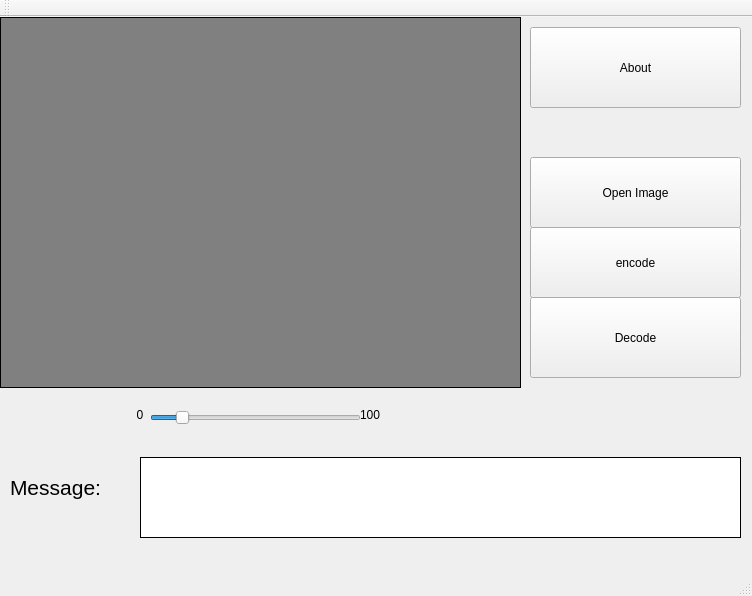
<?xml version="1.0" encoding="UTF-8"?>
<ui version="4.0">
 <class>MainWindow</class>
 <widget class="QMainWindow" name="MainWindow">
  <property name="geometry">
   <rect>
    <x>0</x>
    <y>0</y>
    <width>752</width>
    <height>596</height>
   </rect>
  </property>
  <property name="windowTitle">
   <string>Security Tool kit  Steganaography</string>
  </property>
  <widget class="QWidget" name="centralWidget">
   <widget class="QPushButton" name="openBtn">
    <property name="geometry">
     <rect>
      <x>530</x>
      <y>140</y>
      <width>211</width>
      <height>71</height>
     </rect>
    </property>
    <property name="text">
     <string>Open Image</string>
    </property>
   </widget>
   <widget class="QPushButton" name="pushButton">
    <property name="geometry">
     <rect>
      <x>530</x>
      <y>10</y>
      <width>211</width>
      <height>81</height>
     </rect>
    </property>
    <property name="text">
     <string>About</string>
    </property>
   </widget>
   <widget class="QPushButton" name="pushButton_2">
    <property name="geometry">
     <rect>
      <x>530</x>
      <y>280</y>
      <width>211</width>
      <height>81</height>
     </rect>
    </property>
    <property name="text">
     <string>Decode</string>
    </property>
   </widget>
   <widget class="QPushButton" name="pushButton_3">
    <property name="geometry">
     <rect>
      <x>530</x>
      <y>210</y>
      <width>211</width>
      <height>71</height>
     </rect>
    </property>
    <property name="text">
     <string>encode</string>
    </property>
   </widget>
   <widget class="QPlainTextEdit" name="message">
    <property name="geometry">
     <rect>
      <x>140</x>
      <y>440</y>
      <width>601</width>
      <height>81</height>
     </rect>
    </property>
    <property name="frameShape">
     <enum>QFrame::Box</enum>
    </property>
    <property name="frameShadow">
     <enum>QFrame::Plain</enum>
    </property>
    <property name="plainText">
     <string/>
    </property>
   </widget>
   <widget class="QSlider" name="zoomSlider">
    <property name="enabled">
     <bool>true</bool>
    </property>
    <property name="geometry">
     <rect>
      <x>150</x>
      <y>390</y>
      <width>211</width>
      <height>22</height>
     </rect>
    </property>
    <property name="minimum">
     <number>0</number>
    </property>
    <property name="maximum">
     <number>800</number>
    </property>
    <property name="value">
     <number>100</number>
    </property>
    <property name="orientation">
     <enum>Qt::Horizontal</enum>
    </property>
   </widget>
   <widget class="QGraphicsView" name="modImageView">
    <property name="geometry">
     <rect>
      <x>0</x>
      <y>0</y>
      <width>521</width>
      <height>371</height>
     </rect>
    </property>
    <property name="styleSheet">
     <string notr="true">QGraphicsView { background-color: gray; }</string>
    </property>
    <property name="frameShape">
     <enum>QFrame::Box</enum>
    </property>
    <property name="frameShadow">
     <enum>QFrame::Plain</enum>
    </property>
    <property name="interactive">
     <bool>false</bool>
    </property>
    <property name="dragMode">
     <enum>QGraphicsView::ScrollHandDrag</enum>
    </property>
   </widget>
   <widget class="QLabel" name="label">
    <property name="geometry">
     <rect>
      <x>10</x>
      <y>450</y>
      <width>141</width>
      <height>41</height>
     </rect>
    </property>
    <property name="font">
     <font>
      <pointsize>16</pointsize>
     </font>
    </property>
    <property name="text">
     <string>Message:</string>
    </property>
   </widget>
   <widget class="QLabel" name="label_3">
    <property name="geometry">
     <rect>
      <x>130</x>
      <y>390</y>
      <width>21</width>
      <height>16</height>
     </rect>
    </property>
    <property name="text">
     <string>  0</string>
    </property>
   </widget>
   <widget class="QLabel" name="label_4">
    <property name="geometry">
     <rect>
      <x>360</x>
      <y>390</y>
      <width>55</width>
      <height>16</height>
     </rect>
    </property>
    <property name="text">
     <string>100</string>
    </property>
   </widget>
  </widget>
  <widget class="QMenuBar" name="menuBar">
   <property name="geometry">
    <rect>
     <x>0</x>
     <y>0</y>
     <width>752</width>
     <height>26</height>
    </rect>
   </property>
  </widget>
  <widget class="QToolBar" name="mainToolBar">
   <attribute name="toolBarArea">
    <enum>TopToolBarArea</enum>
   </attribute>
   <attribute name="toolBarBreak">
    <bool>false</bool>
   </attribute>
  </widget>
  <widget class="QStatusBar" name="statusBar"/>
 </widget>
 <layoutdefault spacing="6" margin="11"/>
 <resources/>
 <connections/>
</ui>
